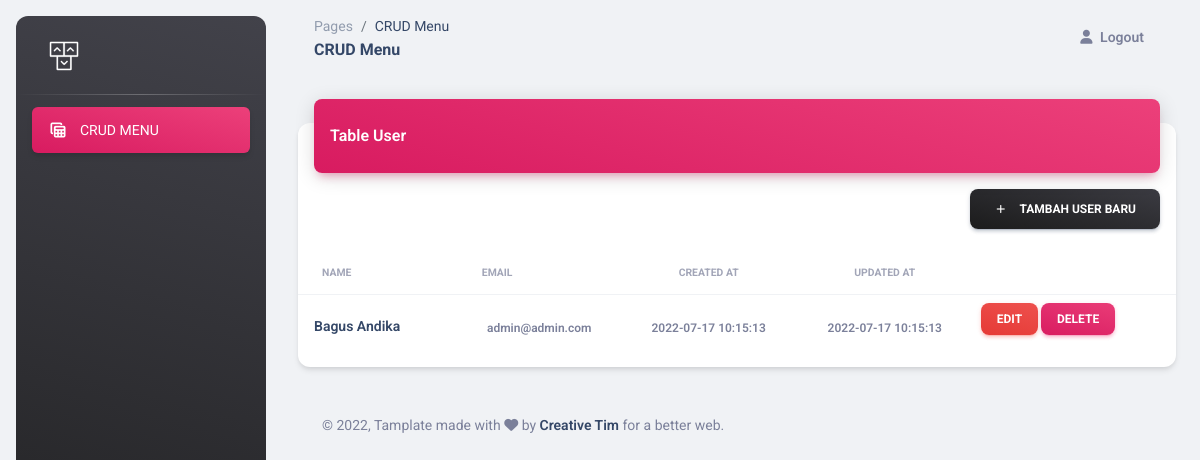
Before: / with the older database file.
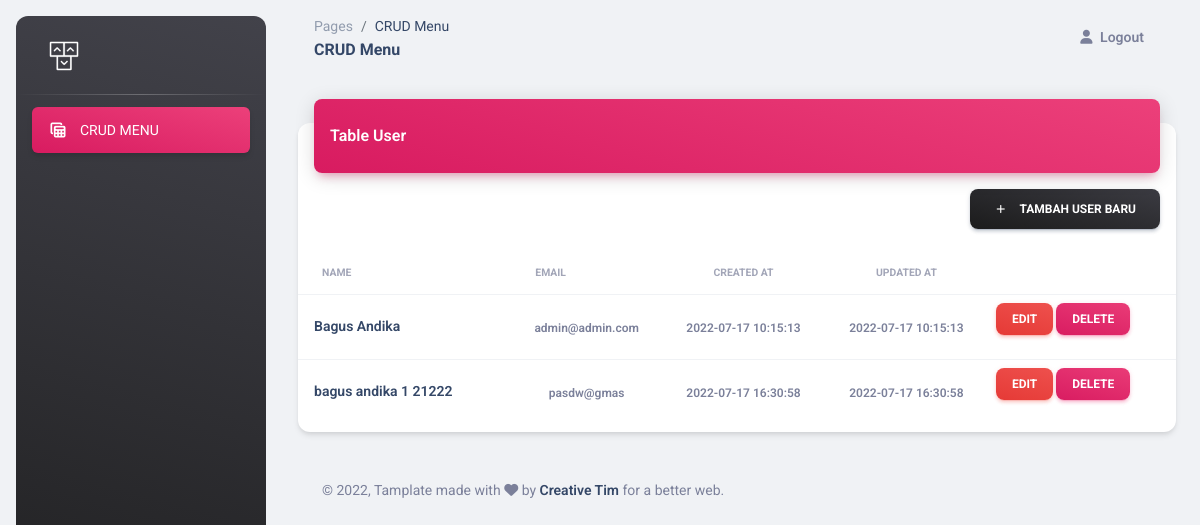
After: the same page with the newer database file.
### tables this page shows
CREATE TABLE `user` (
  `id` int(11) NOT NULL,
  `name` varchar(225) NOT NULL,
  `email` varchar(225) NOT NULL,
  `pass` text NOT NULL,
  `created_at` datetime NOT NULL,
  `updated_at` datetime NOT NULL
);

### system/fetch_userData.php (called while the page is built)
<?php
    include_once("config.php");
    $dataResult = mysqli_query($conn, "SELECT * FROM user ORDER BY id ASC");
?>

### index.php (the view)
<?php
  include('template/header.php');
  include('system/fetch_userData.php');
?>
    <div class="container-fluid py-4">
      <div class="row">
        <div class="col-12">
          <div class="card my-4">
            <div class="card-header p-0 position-relative mt-n4 mx-3 z-index-2">
              <div class="bg-gradient-primary shadow-primary border-radius-lg pt-4 pb-3">
                <h6 class="text-white text-capitalize ps-3">Table User</h6>
              </div>
            </div>
            <div class="card-header pb-0 p-3">
              <div class="row">
                <div class="col-12 text-end">
                  <a class="btn bg-gradient-dark mb-0" href="./userForm.php">
                    <em class="material-icons text-sm">add</em>
                    &nbsp;&nbsp;
                    Tambah User Baru
                  </a>
                </div>
              </div>
            </div>
            <div class="card-body px-0 pb-2">
              <div class="table-responsive p-0">
                <table class="table align-items-center mb-0" aria-describedby="user-list">
                  <thead>
                    <tr>
                      <th class="text-uppercase text-secondary text-xxs font-weight-bolder opacity-7">Name</th>
                      <th class="text-uppercase text-secondary text-xxs font-weight-bolder opacity-7">Email</th>
                      <th class="text-center text-uppercase text-secondary text-xxs font-weight-bolder opacity-7">Created At</th>
                      <th class="text-center text-uppercase text-secondary text-xxs font-weight-bolder opacity-7">Updated At</th>
                      <th class="text-secondary opacity-7"></th>
                    </tr>
                  </thead>
                  <tbody>
                    <?php while($data = mysqli_fetch_array($dataResult)) { ?>
                      <tr>
                        <td>
                          <div class="d-flex px-2 py-1">
                            <div class="d-flex flex-column justify-content-center">
                              <h6 class="mb-0 text-sm"><?php echo $data['name'] ?></h6>
                            </div>
                          </div>
                        </td>
                        <td class="align-middle text-center">
                          <span class="text-secondary text-xs font-weight-bold"><?php echo $data['email'] ?></span>
                        </td>
                        <td class="align-middle text-center">
                          <span class="text-secondary text-xs font-weight-bold"><?php echo $data['created_at'] ?></span>
                        </td>
                        <td class="align-middle text-center">
                          <span class="text-secondary text-xs font-weight-bold"><?php echo $data['updated_at'] ?></span>
                        </td>
                        <td class="align-middle">
                          <a href="./userForm.php?id=<?php echo $data['id'] ?>" class="text-secondary font-weight-bold text-xs" data-toggle="tooltip" data-original-title="Edit user">
                            <button type="button" class="btn btn-lg bg-gradient-danger btn-sm">Edit</button>
                          </a>
                          <a href="./system/delete_user.php?id=<?php echo $data['id'] ?>" class="text-secondary font-weight-bold text-xs" data-toggle="tooltip" data-original-title="Edit user">
                            <button type="button" class="btn btn-lg bg-gradient-primary btn-sm">Delete</button>
                          </a>
                        </td>
                      </tr>
                    <?php } ?>
                  </tbody>
                </table>
              </div>
            </div>
          </div>
        </div>
      </div>
<?php
  include('template/footer.php')
?>

### template/header.php (shortened to what this page needs)
<!DOCTYPE html>
<html lang="en">
<head>
    <link href="./assets/css/nucleo-icons.css" rel="stylesheet" />
    <link href="./assets/css/nucleo-svg.css" rel="stylesheet" />
    <link id="pagestyle" href="./assets/css/material-dashboard.css?v=3.0.4" rel="stylesheet" />
</head>
<body class="g-sidenav-show  bg-gray-200">
<?php
    include('sidebar.php');
?>
<main class="main-content position-relative max-height-vh-100 h-100 border-radius-lg ">
<nav class="navbar navbar-main navbar-expand-lg px-0 mx-4 shadow-none border-radius-xl" id="navbarBlur" data-scroll="true">
    <div class="container-fluid py-1 px-3">
        <nav aria-label="breadcrumb">
            <ol class="breadcrumb bg-transparent mb-0 pb-0 pt-1 px-0 me-sm-6 me-5">
                <li class="breadcrumb-item text-sm"><a class="opacity-5 text-dark" href="javascript:;">Pages</a></li>
                <li class="breadcrumb-item text-sm text-dark active" aria-current="page">CRUD Menu</li>
            </ol>
            <h6 class="font-weight-bolder mb-0">CRUD Menu</h6>
        </nav>
        <div class="collapse navbar-collapse mt-sm-0 mt-2 me-md-0 me-sm-4" id="navbar">
            <div class="ms-md-auto pe-md-3 d-flex align-items-center" />
            <ul class="navbar-nav  justify-content-end">
                <li class="nav-item d-flex align-items-center">
                    <a href="./system/session_destroy.php" class="nav-link text-body font-weight-bold px-0">
                        <em class="fa fa-user me-sm-1"></em>
                        <span class="d-sm-inline d-none">Logout</span>
                    </a>
                </li>
            </ul>
        </div>
    </div>
</nav>

### template/sidebar.php (shortened to what this page needs)
<aside class="sidenav navbar navbar-vertical navbar-expand-xs border-0 border-radius-xl my-3 fixed-start ms-3   bg-gradient-dark" id="sidenav-main">
    <div class="sidenav-header">
        <a class="navbar-brand m-0" href=" https://demos.creative-tim.com/material-dashboard/pages/dashboard " target="_blank">
            <img src="./assets/img/logo-ct.png" class="navbar-brand-img h-100" alt="main_logo">
        </a>
    </div>
    <hr class="horizontal light mt-0 mb-2">
    <div class="collapse navbar-collapse  w-auto " id="sidenav-collapse-main">
        <ul class="navbar-nav">
            <li class="nav-item">
                <a class="nav-link text-white active bg-gradient-primary" href="./">
                    <div class="text-white text-center me-2 d-flex align-items-center justify-content-center">
                        <i class="material-icons opacity-10">table_view</i>
                    </div>
                    <span class="nav-link-text ms-1">CRUD MENU</span>
                </a>
            </li>
        </ul>
    </div>
</aside>

### template/footer.php (shortened to what this page needs)
            <footer class="footer py-4  ">
                <div class="container-fluid">
                    <div class="row align-items-center justify-content-lg-between">
                        <div class="col-lg-6 mb-lg-0 mb-4">
                            <div class="copyright text-center text-sm text-muted text-lg-start">
                                © <script> document.write(new Date().getFullYear()) </script>,
                                Tamplate made with <i class="fa fa-heart" aria-hidden="true"></i> by
                                <a href="https://www.creative-tim.com" class="font-weight-bold" target="_blank">Creative Tim</a>
                                for a better web.
                            </div>
                        </div>
                    </div>
                </div>
            </footer>
        </div>
    </main>
    </body>
</html>

Changed rows visible on the page:
added user: name "bagus andika 1 21222", email "pasdw@gmas", created_at "2022-07-17 16:30:58", updated_at "2022-07-17 16:30:58"
